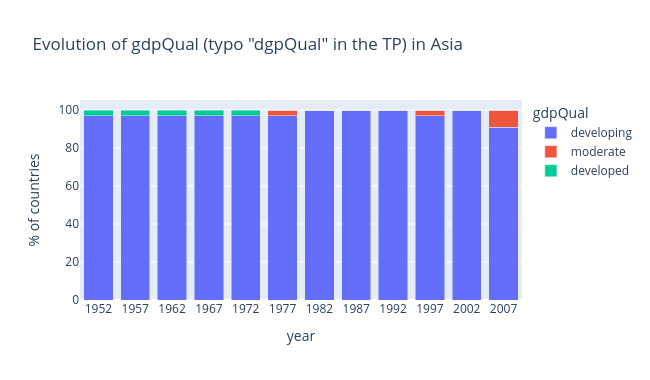

Notebook code cell kept with this figure:
### Code cell
plot_evolution(asia, 'gdpQual', 'Evolution of gdpQual (typo "dgpQual" in the TP) in Asia', orders['gdpQual']).show()

### Figure 1 — Plotly figure (JSON) as saved in the notebook; plotly's stock layout.template omitted (floating-point values rounded to 4 significant figures)
{"data": [{"hovertemplate": "gdpQual=developing<br>year=%{x}<br>% of countries=%{y}<extra></extra>", "legendgroup": "developing", "marker": {"color": "#636efa", "pattern": {"shape": ""}}, "name": "developing", "orientation": "v", "showlegend": true, "textposition": "auto", "type": "bar", "x": ["1952", "1957", "1962", "1967", "1972", "1977", "1982", "1987", "1992", "1997", "2002", "2007"], "xaxis": "x", "y": [96.97, 96.97, 96.97, 96.97, 96.97, 96.97, 100.0, 100.0, 100.0, 96.97, 100.0, 90.91], "yaxis": "y"}, {"hovertemplate": "gdpQual=moderate<br>year=%{x}<br>% of countries=%{y}<extra></extra>", "legendgroup": "moderate", "marker": {"color": "#EF553B", "pattern": {"shape": ""}}, "name": "moderate", "orientation": "v", "showlegend": true, "textposition": "auto", "type": "bar", "x": ["1952", "1957", "1962", "1967", "1972", "1977", "1982", "1987", "1992", "1997", "2002", "2007"], "xaxis": "x", "y": [0.0, 0.0, 0.0, 0.0, 0.0, 3.03, 0.0, 0.0, 0.0, 3.03, 0.0, 9.091], "yaxis": "y"}, {"hovertemplate": "gdpQual=developed<br>year=%{x}<br>% of countries=%{y}<extra></extra>", "legendgroup": "developed", "marker": {"color": "#00cc96", "pattern": {"shape": ""}}, "name": "developed", "orientation": "v", "showlegend": true, "textposition": "auto", "type": "bar", "x": ["1952", "1957", "1962", "1967", "1972", "1977", "1982", "1987", "1992", "1997", "2002", "2007"], "xaxis": "x", "y": [3.03, 3.03, 3.03, 3.03, 3.03, 0.0, 0.0, 0.0, 0.0, 0.0, 0.0, 0.0], "yaxis": "y"}], "layout": {"barmode": "stack", "height": 380, "legend": {"title": {"text": "gdpQual"}, "tracegroupgap": 0}, "title": {"text": "Evolution of gdpQual (typo \"dgpQual\" in the TP) in Asia"}, "width": 650, "xaxis": {"anchor": "y", "domain": [0, 1], "title": {"text": "year"}}, "yaxis": {"anchor": "x", "domain": [0, 1], "title": {"text": "% of countries"}}}}
